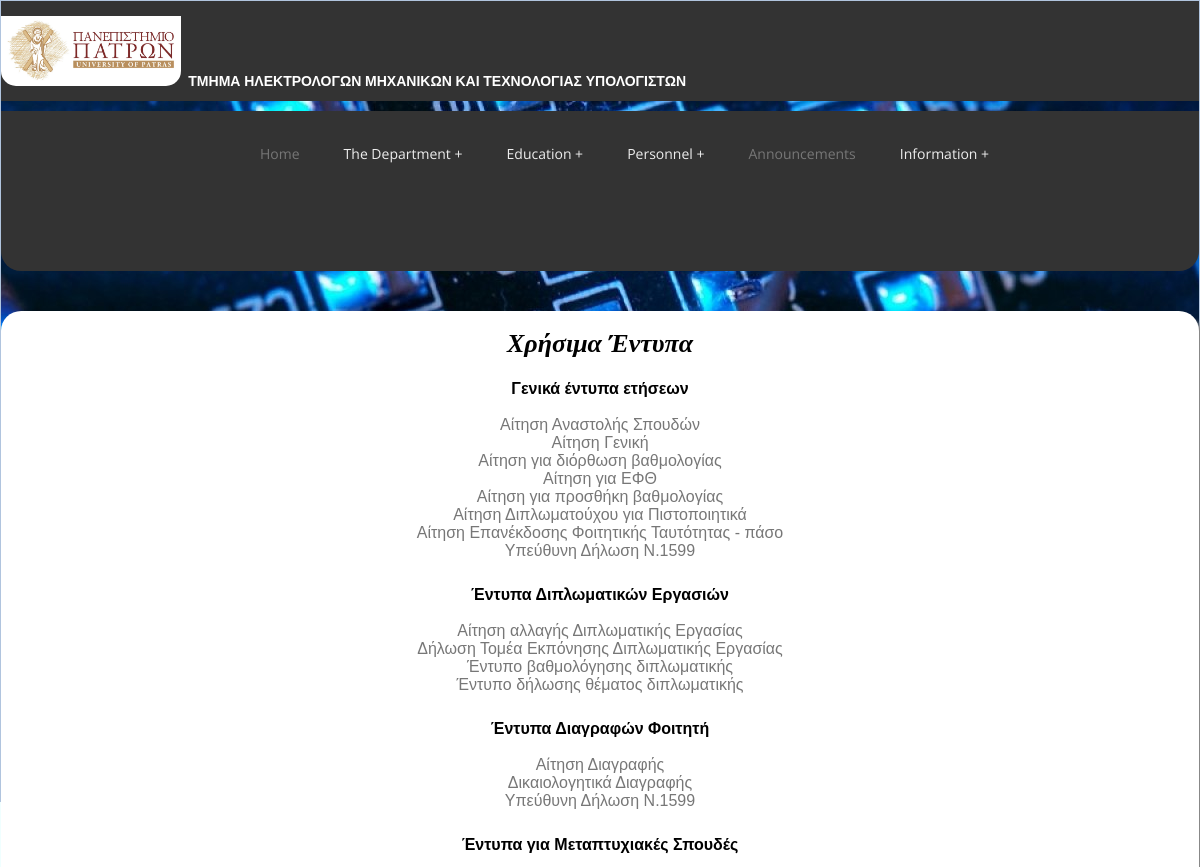
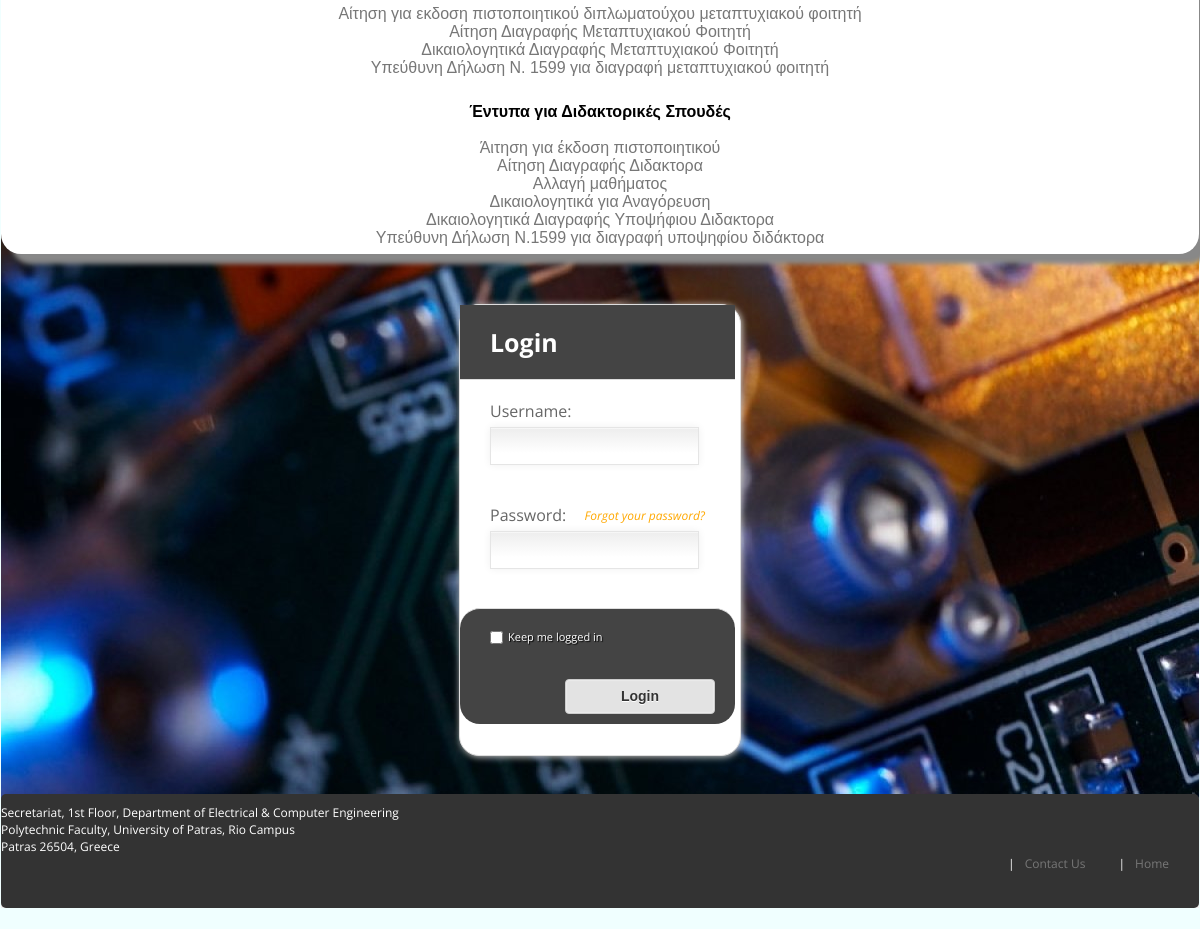
The page /usefull_documents.php on the database its author committed (2 pictures, top to bottom).
### tables this page shows
CREATE TABLE `Usefull_Documents` (
	`dir` varchar(500) NOT NULL,
	`title` varchar(100) NOT NULL,
	`category` varchar(50) NOT NULL,
	PRIMARY KEY (`title`,`category`)
);

### usefull_documents.php (the view, shortened to what this page needs)
<?php
$conn = new mysqli('localhost', 'root', '', 'mydepartment');
mysqli_set_charset($conn,"utf8");
$sql = "SELECT * FROM usefull_documents";
$result = $conn->query($sql);
$list="";
$general="";
$diplomatic="";
$delete="";
$metaptuxiako="";
$didaktoriko="";
while($doc = $result->fetch_assoc()){
  $list.="<option value=\"".$doc['dir']."\">".$doc['title']."</option>";
  if($doc['category']=="general"){
    $general.="<a href=\"".$doc['dir']."\" download>".$doc['title']."</a><br>";
  }elseif($doc['category']=="diplomatic"){
    $diplomatic.="<a href=\"".$doc['dir']."\" download>".$doc['title']."</a><br>";
  }elseif($doc['category']=="delete"){
    $delete.="<a href=\"".$doc['dir']."\" download>".$doc['title']."</a><br>";
  }elseif($doc['category']=="metaptuxiako"){
    $metaptuxiako.="<a href=\"".$doc['dir']."\" download>".$doc['title']."</a><br>";
  }else{
    $didaktoriko.="<a href=\"".$doc['dir']."\" download>".$doc['title']."</a><br>";
  }
}
if(isset($_SESSION['secretariat'])){
  $addORdeleteDOC="<form action=\"usefull_documents.php\" method=\"POST\" enctype=\"multipart/form-data\">
     <label><h2>Add document:</h2></label>
     <input type=\"file\" name=\"file\" id=\"file\" >
     <label><h3>Category of the document:</h3></label>
     <select name=\"doc_category\" style=\"font-size=25px\">
       <option value=\"general\">Γενικά έντυπα ετήσεων</option>
       <option value=\"diplomatic\">Έντυπα Διπλωματικών Εργασιών</option>
       <option value=\"delete\">Έντυπα Διαγραφών Φοιτητή</option>
       <option value=\"metaptuxiako\">Έντυπα για Μεταπτυχιακές Σπουδές</option>
       <option value=\"didaktoriko\">Έντυπα για Διδακτορικές Σπουδές</option>
     </select>
    <input type=\"submit\" class=add_new_button value=\"&#9546;Add document\">
  </form>
  <br>
  <form action=\"usefull_documents.php\" method=\"post\">
    <label><h3>Select a document you want to delete:</h3></label>
    <select name=\"delete_doc\" style=\"font-size=25px\">".$list."
    </select>
    <input type=\"submit\" value=\"Delete\">
  </form>";
}
else{
  $addORdeleteDOC="";
}
$content="
<div class=\"col-md-9\">
  <div id=\"content\">
   ".$addORdeleteDOC."
  <br>
    <h1>Χρήσιμα Έντυπα</h1>
    <br>
    <p><strong>Γενικά έντυπα ετήσεων</strong> <br><br>
    ".$general."
    </p>
    <br>
    <p><strong>Έντυπα Διπλωματικών Εργασιών</strong><br><br>
    ".$diplomatic."
    </p>
    <br>
    <p><strong>Έντυπα Διαγραφών Φοιτητή</strong><br><br>
    ".$delete."
    </p>
    <br>
    <p><strong>Έντυπα για Μεταπτυχιακές Σπουδές</strong><br><br>
    ".$metaptuxiako."
    </p>
    <br>
    <p><strong>Έντυπα για Διδακτορικές Σπουδές</strong><br><br>
    ".$didaktoriko."
    </p>
  </div>
</div>
  <div class=\"col-md-3\">
    <div id=\"side_bar\">
  </div>
</div>";
include 'WebPageTemplate.php';
?>

### CSS/stylesheets.css (style rules this page uses)
* { border:0; margin:0; padding:0; }
html, input, textarea { background:#F0FFFF; border:solid 1px #B0C4DE; }
p { font-family:Arial, Verdana, Sans-Serif; font-size:12pt; font-weight:normal; font-style:normal; color:#000000; text-decoration:none; padding-top:10px; padding-bottom:10px; }
#content { color: #000; text-decoration: none; font-style: italic; font-size: 13px; text-align: center; padding: 2px 5px; background: #fff; margin: 40px auto; top: -10px; font-family: "Droid serif", serif; border-radius: 20px; box-shadow: 10px 10px 5px #888888; }

### CSS/menu.css (style rules this page uses)
body { background-color: #eee; background-image: url(../Images/background.jpg); background-repeat: no-repeat; background-attachment: fixed; background-position: center; color: #666; font-family: 'Open Sans', sans-serif; font-size: 12px; margin:0px; padding:0px; }
a { color: #23dbdb; text-decoration: none; }

### CSS/login.css (style rules this page uses)
a { color:#777; }
p { padding:5px 0px; }

### rows shown on the page
usefull_documents: title "Αίτηση Αναστολής Σπουδών"
usefull_documents: title "Αίτηση Γενική"
usefull_documents: title "Αίτηση για διόρθωση βαθμολογίας"
usefull_documents: title "Αίτηση για ΕΦΘ"
usefull_documents: title "Αίτηση για προσθήκη βαθμολογίας"
usefull_documents: title "Αίτηση Διπλωματούχου για Πιστοποιητικά"
usefull_documents: title "Αίτηση Επανέκδοσης Φοιτητικής Ταυτότητας - πάσο"
usefull_documents: title "Υπεύθυνη Δήλωση Ν.1599"
usefull_documents: title "Αίτηση αλλαγής Διπλωματικής Εργασίας"
usefull_documents: title "Δήλωση Τομέα Εκπόνησης Διπλωματικής Εργασίας"
usefull_documents: title "Έντυπο βαθμολόγησης διπλωματικής"
usefull_documents: title "Έντυπο δήλωσης θέματος διπλωματικής"
usefull_documents: title "Αίτηση Διαγραφής"
usefull_documents: title "Δικαιολογητικά Διαγραφής"
usefull_documents: title "Υπεύθυνη Δήλωση Ν.1599"
usefull_documents: title "Αίτηση για εκδοση πιστοποιητικού διπλωματούχου μεταπτυχιακού φοιτητή"
usefull_documents: title "Αίτηση Διαγραφής Μεταπτυχιακού Φοιτητή"
usefull_documents: title "Δικαιολογητικά Διαγραφής Μεταπτυχιακού Φοιτητή"
usefull_documents: title "Υπεύθυνη Δήλωση Ν. 1599 για διαγραφή μεταπτυχιακού φοιτητή"
usefull_documents: title "Άιτηση για έκδοση πιστοποιητικού"
usefull_documents: title "Αίτηση Διαγραφής Διδακτορα"
usefull_documents: title "Αλλαγή μαθήματος"
usefull_documents: title "Δικαιολογητικά για Αναγόρευση"
usefull_documents: title "Δικαιολογητικά Διαγραφής Υποψήφιου Διδακτορα"
usefull_documents: title "Υπεύθυνη Δήλωση Ν.1599 για διαγραφή υποψηφίου διδάκτορα"
